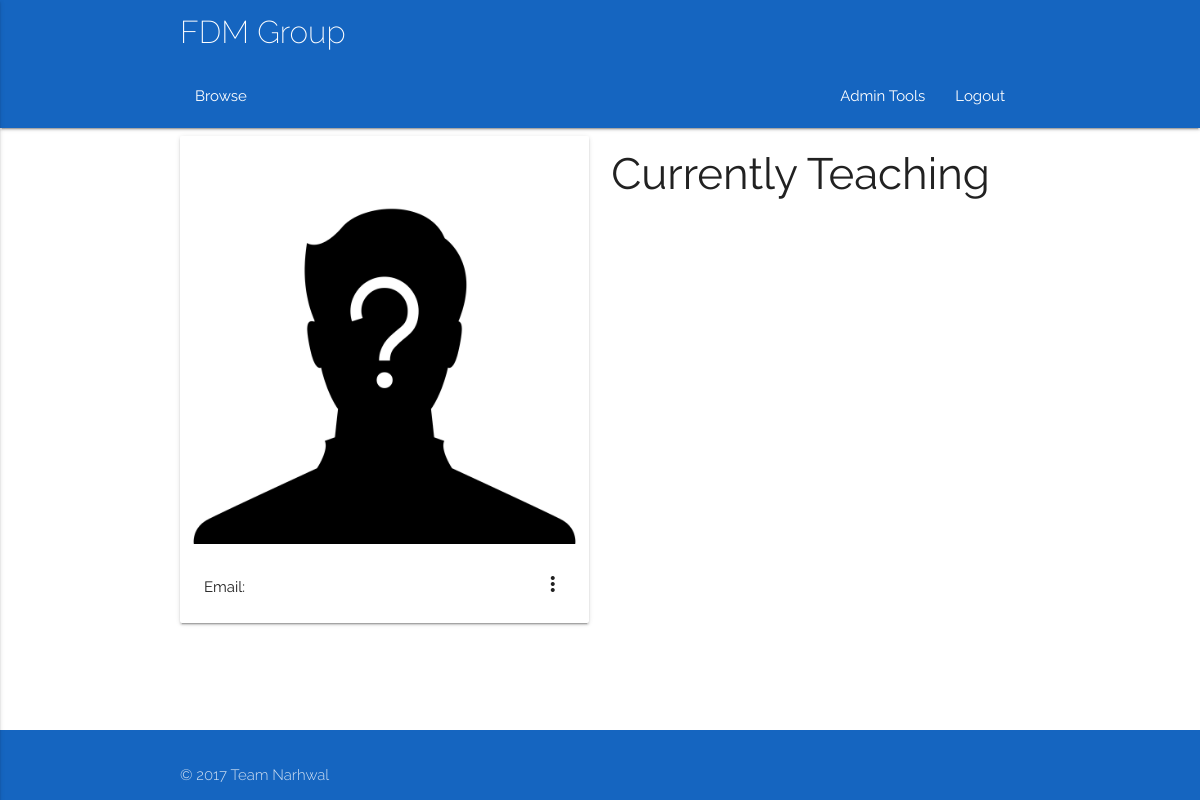
The app's page /trainers/115 (signed in), older data.
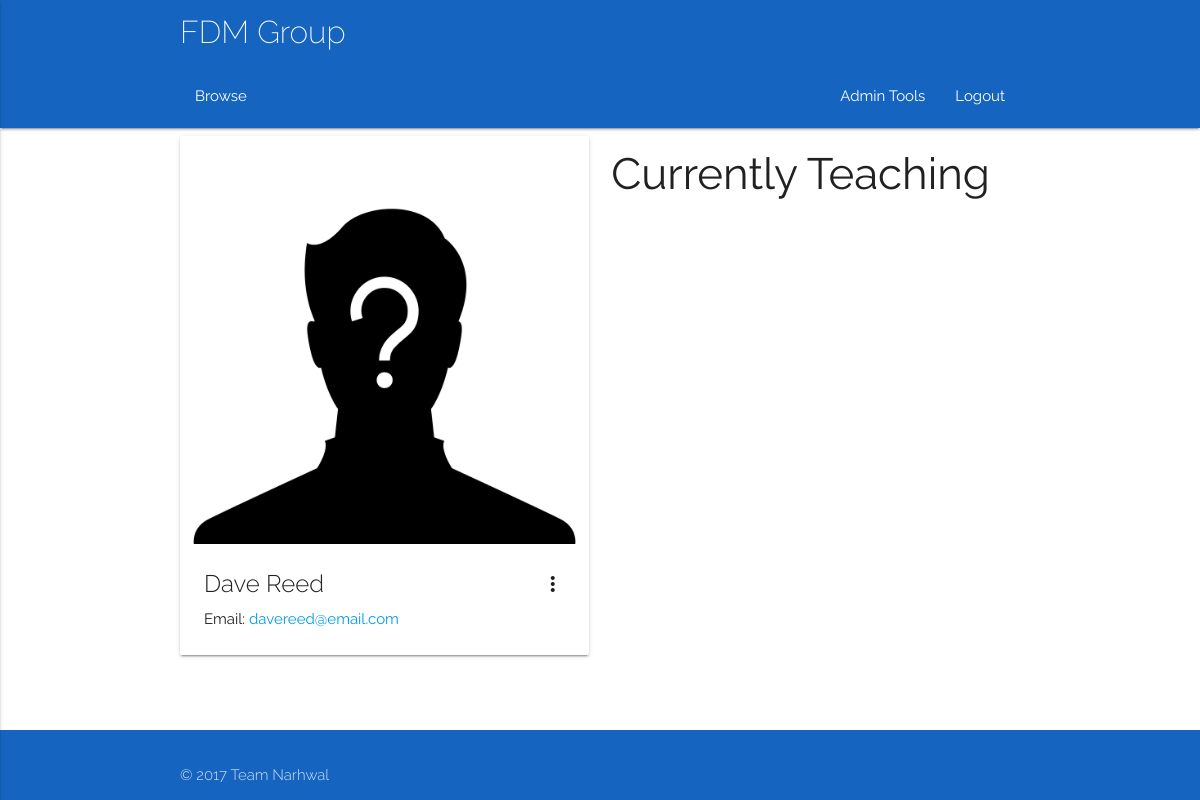
The same page, newer data.
### app/models.py (models this page shows, shortened)
class User(db.Model):
	__tablename__ = 'User'
	userID = db.Column(db.Integer, primary_key = True)
	name = db.Column(db.String(100))
	username = db.Column(db.String(100))
	email = db.Column(db.String(100))
	password = db.Column(db.String(100))
	type = db.Column(db.String(100))
	__mapper_args__ = {
		'polymorphic_identity': 'base',
		'polymorphic_on': type
	}

### app/views.py (the view)
@app.route('/trainers/<id>')
@login_required
def trainerSchedule(id):
    trainerID = id
    if current_user.type != 'Admin':
        abort(403)
    current_trainer = trainers(trainerID=trainerID)
    trainerClassList = classes(trainerPoint=trainerID)
    if type(trainerClassList) != list:
        trainerClassList = [trainerClassList]
    return render_template('trainersSched.html', title='Trainer Schedule', current_trainer=current_trainer, trainerClassList=trainerClassList)

### app/views.py (called while the page is built)
@login_manager.user_loader
def load_user(id):
    return models.User.query.get(id)

### queries.py (called while the page is built)
def listConvert(x):
    if(x.count() == 1):
        x = x[0]
        return x
    else:
        y = []
    for i in x:
        y.append(i)
    return y

def classes(**kwargs):
    q = models.Class.query.filter_by(**kwargs)
    q = listConvert(q)
    return q

def trainers(**kwargs):
    q = models.Trainer.query.filter_by(**kwargs)
    q = listConvert(q)
    return q

### app/templates/trainersSched.html (shortened to what this page needs)
{% extends "base.html" %} {% block content %}
<div class="container">
    <div class="row">
        <div class="col l6 m6 s12">
            <div class="card hoverable">
                <div class="card-image waves-effect waves-block waves-light">
                    <img class="activator" src="{{url_for('static', filename = 'images/unknown.jpg')}}">
                </div>
                <div class="card-content">
                    <span class="card-title activator grey-text text-darken-4">{{current_trainer.name}}<i class="material-icons right">more_vert</i></span>
                    <p>Email: <a href="mailto:{{current_trainer.email}}">{{current_trainer.email}}</a></p>
                </div>
            </div>
        </div>
        <div class="col l6 m6 s12">
            <h3> Currently Teaching </h3>
        </div>
    </div>
    {% endblock %}

### app/templates/base.html (shortened to what this page needs)
<!DOCTYPE html>
<html>
<head>
    <link type="text/css" rel="stylesheet" href="{{ url_for( 'static', filename = 'css/materialize.min.css')}}" media="screen,projection">
    <link type="text/css" rel="stylesheet" href="{{url_for ('static', filename = 'css/style.css')}}">
</head>
<body class="Site">
    <nav class="nav-extended blue darken-3">
        <div class="container">
            <div class="nav-wrapper">
                <a href="/" class="brand-logo">FDM Group</a>
            </div>
            <div class="nav-wrapper">
                <ul id="nav-mobile center" class="left hide-on-med-and-down">
                    <li><a href="sass.html">Browse</a></li>
                </ul>
                <ul id="nav-mobile center" class="right">
                    {% if current_user.is_authenticated and current_user.type == 'Delegate'%}
                    <li><a href='/timetable'><i class="large material-icons">dns</i></a></li>
                    <li><a href='/myaccount'>My Account</a></li>
                    <li><a href='/logout'>Logout</a></li>
                    {% elif current_user.is_authenticated and current_user.type == 'Trainer'%}
                    <li><a href='/timetable'><i class="large material-icons">dns</i></a></li>
                    <li><a href='/myaccount'>My Account</a></li>
                    <li><a href='/logout'>Logout</a></li>
                    {% elif current_user.is_authenticated and current_user.type == 'Admin'%}
                    <li><a href='/adminoptions'>Admin Tools</a></li>
                    <li><a href='/logout'>Logout</a></li>
                    {% else %}
                    <li><a href="/login">Sign In</a></li>
                    {% endif %}
                </ul>
            </div>
        </div>
    </nav>
    <main class="Site-content">
        {% block content %} {% endblock %}
    </main>
    <footer class="page-footer blue darken-3">
        <div class="footer-copyright blue darken-3">
            <div class="container">
                © 2017 Team Narhwal
            </div>
        </div>
    </footer>
</body>
</html>

### app/static/css/style.css (style rules this page uses)
html { font-family: 'Raleway', sans-serif; }
.Site { display: flex; min-height: 100vh; flex-direction: column; }
.Site-content { flex: 1 0 auto; }
.brand-logo { font-weight: 200 !important; }

Row changes from the older to the newer data that the page shows:
added User: name "Dave Reed", email "davereed@email.com"
